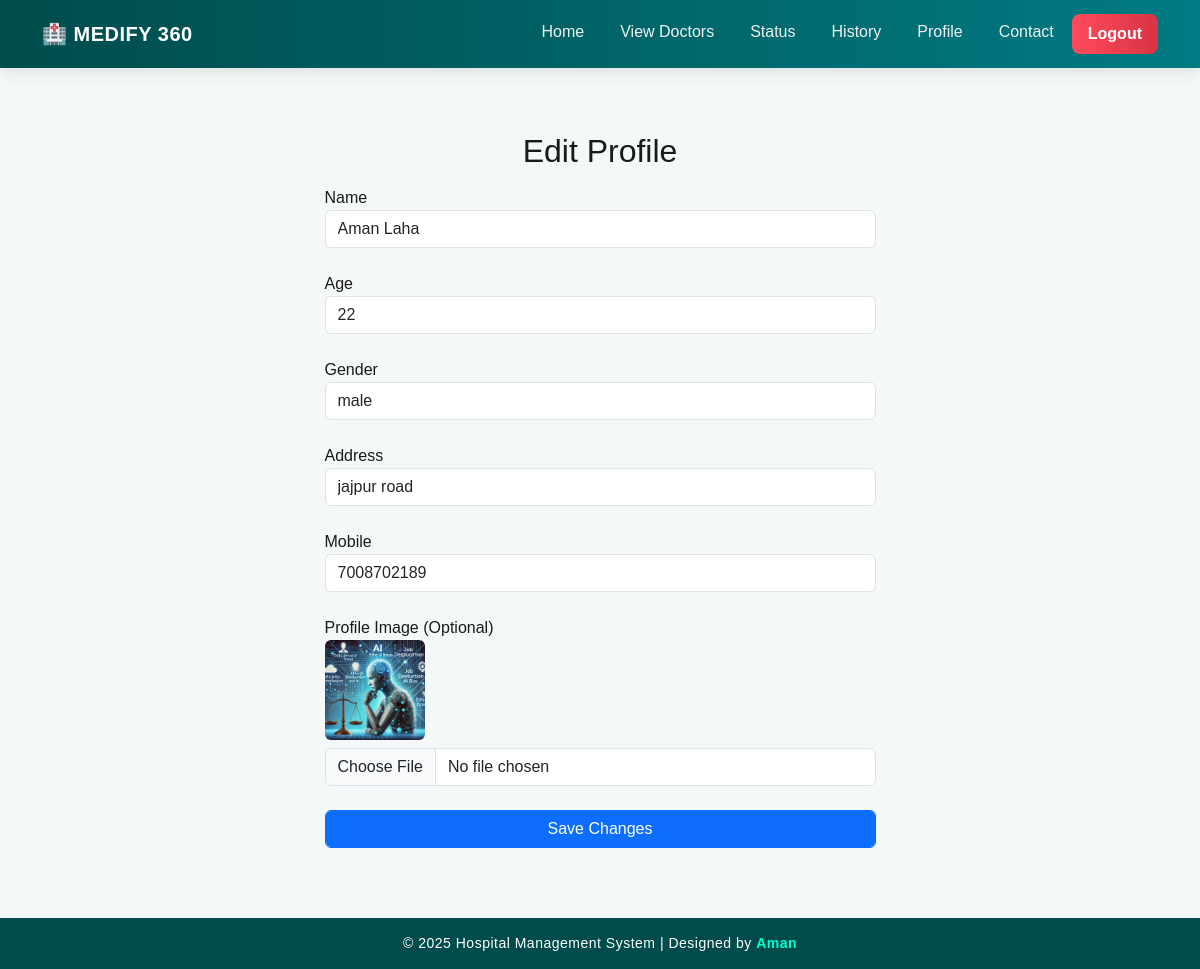
The page /user-edit-profile/ (signed in) on the database its author committed.
### Hospital/models.py (models this page shows, shortened)
class Patient(models.Model):
    user = models.OneToOneField(User , on_delete=models.CASCADE , null=True )
    name = models.CharField(max_length=80)
    Age = models.IntegerField()
    Gender = models.CharField(max_length=10)
    Mobile = models.BigIntegerField(null=True)
    Address = models.CharField(max_length=300)
    Picture = models.ImageField(upload_to='patient_pics/' , null=True , blank=True)

### Hospital/views.py (the view, shortened to what this page needs)
# urls.py: path('user-edit-profile/' ,user_edit_profile , name='user_edit_profile'),
def user_edit_profile(request):
    if not request.user.is_authenticated:
        return redirect('user_register')
    patient = Patient.objects.get(user=request.user)
    return render(request, 'user-edit-profile.html', {'patient': patient})

### Hospital/templates/user-edit-profile.html (shortened to what this page needs)
{% extends 'navigationBar.html' %}
{% block body %}
<div class="container mt-4 col-md-6">
    <h2 class="text-center mb-3">Edit Profile</h2>
    <form method="POST" enctype="multipart/form-data">
        <label>Name</label>
        <input type="text" name="name" class="form-control" value="{{ patient.name }}" required>
        <br>
        <label>Age</label>
        <input type="number" name="age" class="form-control" value="{{ patient.Age }}" required>
        <br>
        <label>Gender</label>
        <select name="gender" class="form-control" required>
            <option value="{{ patient.Gender }}">{{ patient.Gender }}</option>
        </select>
        <br>
        <label>Address</label>
        <input type="text" name="address" class="form-control" value="{{ patient.Address }}" required>
        <br>
        <label>Mobile</label>
        <input type="text" name="mobile" class="form-control" value="{{ patient.Mobile }}" required>
        <br>
        <label>Profile Image (Optional)</label><br>
        {% if patient.Picture %}
            <img src="{{ patient.Picture.url }}" width="100" class="mb-2 rounded"><br>
        {% endif %}
        <input type="file" name="picture" class="form-control">
        <br>
        <button type="submit" class="btn btn-primary form-control">Save Changes</button>
    </form>
</div>
{% endblock %}

### Hospital/templates/navigationBar.html (style rules this page uses)
body { margin: 0; font-family: 'Poppins', sans-serif; background-color: #f4f8f9; color: #1a1a1a; }

### rows shown on the page
Patient: name "Aman Laha", age "22", gender "male", address "jajpur road", mobile "7008702189", Picture (picture)

### other values the page prints
{{ year|default:2025 }} "2025"
